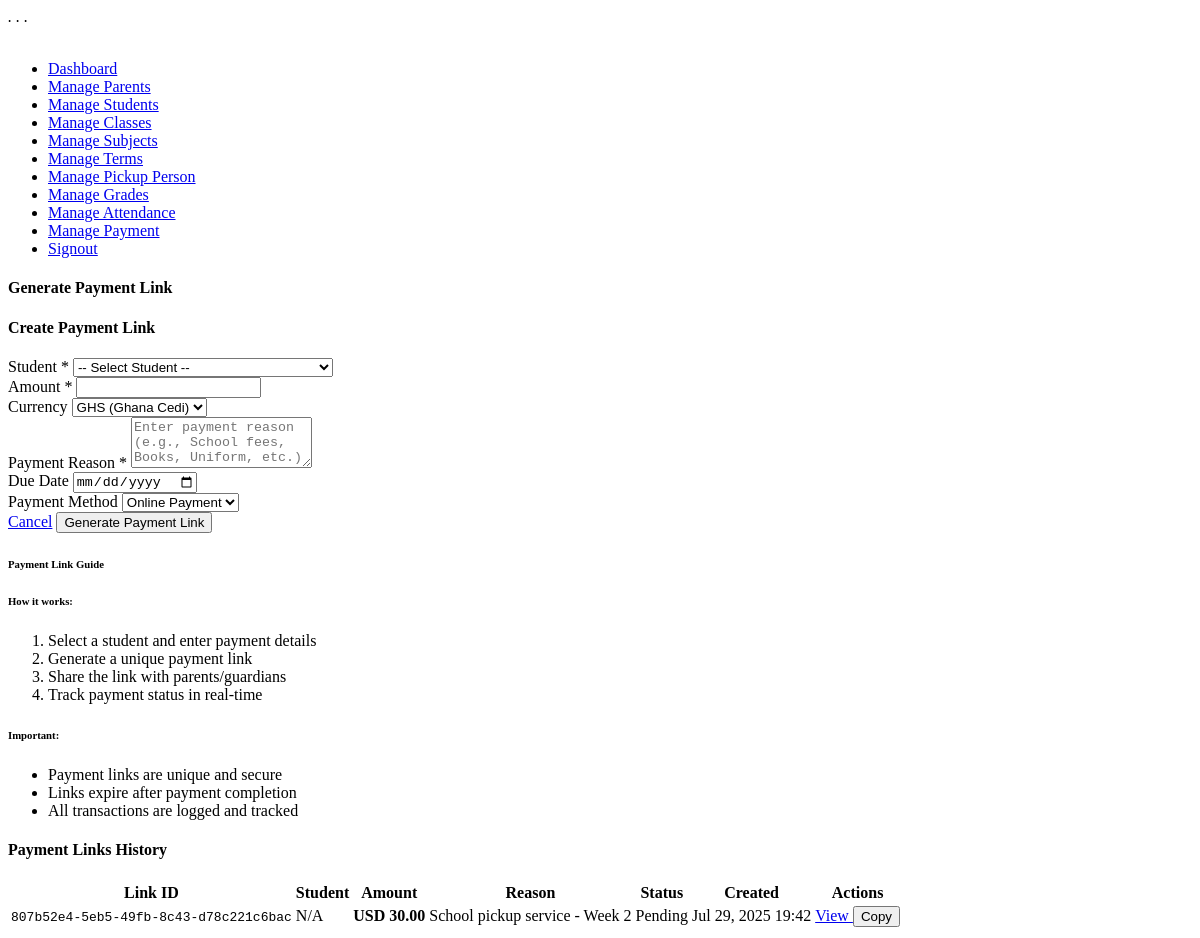
/generate_payment_link.php (signed in), run on the app's committed database.
### tables this page shows
CREATE TABLE `payments` (
  `id` int(11) NOT NULL,
  `payment_id` varchar(36) NOT NULL,
  `parent_id` varchar(36) NOT NULL,
  `child_id` varchar(36) NOT NULL,
  `amount` float NOT NULL,
  `currency` varchar(3) DEFAULT NULL,
  `status` varchar(20) DEFAULT NULL,
  `payment_method` varchar(50) DEFAULT NULL,
  `description` varchar(255) DEFAULT NULL,
  `journey_date` date NOT NULL,
  `created_at` datetime DEFAULT CURRENT_TIMESTAMP,
  `updated_at` datetime DEFAULT CURRENT_TIMESTAMP
);

### generate_payment_link.php (the view, shortened to what this page needs)
<?php
include 'db.php';
$links_query = "SELECT p.*, k.name as student_name, par.name as parent_name
                FROM payments p
                LEFT JOIN kids k ON p.child_id = k.id
                LEFT JOIN parents par ON p.parent_id = par.id
                WHERE p.status = 'pending'
                ORDER BY p.created_at DESC";
$links_result = $conn->query($links_query);
$payment_links = [];
if ($links_result) {
    while ($row = $links_result->fetch_assoc()) {
        $payment_links[] = $row;
    }
}
?>
<?php include "header.php" ?>
<div id="main-wrapper">
    <?php include "sidebar.php"; ?>
    <div class="content-body">
        <div class="container">
            <div class="page-title">
                <h4>Generate Payment Link</h4>
            </div>
            <div class="row">
                <div class="col-xl-8">
                    <div class="card">
                        <div class="card-header">
                            <h4 class="card-title">Create Payment Link</h4>
                        </div>
                        <div class="card-body">
                            <form method="POST" class="payment-form">
                                <div class="row">
                                    <div class="col-xl-6">
                                        <div class="mb-3">
                                            <label class="form-label">Student <span class="text-danger">*</span></label>
                                            <select name="student_id" class="form-select" required>
                                                <option value="">-- Select Student --</option>
                                            </select>
                                        </div>
                                        <div class="mb-3">
                                            <label class="form-label">Amount <span class="text-danger">*</span></label>
                                            <input type="number" name="amount" class="form-control" step="0.01" min="0" required
                                                   value="<?php echo htmlspecialchars($_POST['amount'] ?? ''); ?>">
                                        </div>
                                        <div class="mb-3">
                                            <label class="form-label">Currency</label>
                                            <select name="currency" class="form-select">
                                                <option value="GHS" <?php echo ($_POST['currency'] ?? 'GHS') == 'GHS' ? 'selected' : ''; ?>>GHS (Ghana Cedi)</option>
                                            </select>
                                        </div>
                                    </div>
                                    <div class="col-xl-6">
                                        <div class="mb-3">
                                            <label class="form-label">Payment Reason <span class="text-danger">*</span></label>
                                            <textarea name="reason" class="form-control" rows="3" required
                                                      placeholder="Enter payment reason (e.g., School fees, Books, Uniform, etc.)"><?php echo htmlspecialchars($_POST['reason'] ?? ''); ?></textarea>
                                        </div>
                                        <div class="mb-3">
                                            <label class="form-label">Due Date</label>
                                            <input type="date" name="due_date" class="form-control"
                                                   value="<?php echo htmlspecialchars($_POST['due_date'] ?? ''); ?>">
                                        </div>
                                        <div class="mb-3">
                                            <label class="form-label">Payment Method</label>
                                            <select name="payment_method" class="form-select">
                                                <option value="online" <?php echo ($_POST['payment_method'] ?? 'online') == 'online' ? 'selected' : ''; ?>>Online Payment</option>
                                            </select>
                                        </div>
                                    </div>
                                </div>
                                <div class="row">
                                    <div class="col-12">
                                        <div class="d-flex justify-content-end">
                                            <a href="manage_payment.php" class="btn btn-secondary me-2">Cancel</a>
                                            <button type="submit" class="btn btn-primary">
                                                <i class="ri-link me-2"></i>Generate Payment Link
                                            </button>
                                        </div>
                                    </div>
                                </div>
                            </form>
                        </div>
                    </div>
                </div>
                <div class="col-xl-4">
                    <div class="card">
                        <div class="card-header">
                            <h6 class="card-title mb-0">Payment Link Guide</h6>
                        </div>
                        <div class="card-body">
                            <div class="alert alert-info">
                                <h6><i class="ri-information-line me-2"></i>How it works:</h6>
                                <ol class="mb-0">
                                    <li>Select a student and enter payment details</li>
                                    <li>Generate a unique payment link</li>
                                    <li>Share the link with parents/guardians</li>
                                    <li>Track payment status in real-time</li>
                                </ol>
                            </div>
                            <div class="alert alert-warning">
                                <h6><i class="ri-alert-line me-2"></i>Important:</h6>
                                <ul class="mb-0">
                                    <li>Payment links are unique and secure</li>
                                    <li>Links expire after payment completion</li>
                                    <li>All transactions are logged and tracked</li>
                                </ul>
                            </div>
                        </div>
                    </div>
                </div>
            </div>
            <div class="row mt-4">
                <div class="col-12">
                    <div class="card">
                        <div class="card-header">
                            <h4 class="card-title">Payment Links History</h4>
                        </div>
                        <div class="card-body">
                            <div class="table-responsive">
                                <table class="table table-striped">
                                    <thead>
                                        <tr>
                                            <th>Link ID</th>
                                            <th>Student</th>
                                            <th>Amount</th>
                                            <th>Reason</th>
                                            <th>Status</th>
                                            <th>Created</th>
                                            <th>Actions</th>
                                        </tr>
                                    </thead>
                                    <tbody>
                                        <?php if (empty($payment_links)): ?>
                                        <tr>
                                            <td colspan="7" class="text-center text-muted">No payment links generated yet</td>
                                        </tr>
                                        <?php else: ?>
                                            <?php foreach ($payment_links as $link): ?>
                                            <tr>
                                                                                <td>
                                    <code><?php echo htmlspecialchars($link['payment_id']); ?></code>
                                </td>
                                                <td><?php echo htmlspecialchars($link['student_name'] ?? 'N/A'); ?></td>
                                                <td>
                                                    <strong><?php echo htmlspecialchars($link['currency']); ?> <?php echo number_format($link['amount'], 2); ?></strong>
                                                </td>
                                                <td><?php echo htmlspecialchars($link['description']); ?></td>
                                                <td>
                                                    <span class="badge bg-<?php
                                                        echo $link['status'] == 'paid' ? 'success' :
                                                            ($link['status'] == 'pending' ? 'warning' : 'danger');
                                                    ?>">
                                                        <?php echo ucfirst($link['status']); ?>
                                                    </span>
                                                </td>
                                                <td><?php echo date('M d, Y H:i', strtotime($link['created_at'])); ?></td>
                                                <td>
                                                    <div class="btn-group btn-group-sm">
                                                                                                                 <a href="pay.php?link=<?php echo $link['payment_id']; ?>"
                                                            class="btn btn-outline-primary" target="_blank">
                                                             <i class="ri-external-link-line"></i> View
                                                         </a>
                                                         <button class="btn btn-outline-info"
                                                                 onclick="copyToClipboard('<?php echo "https://" . $_SERVER['HTTP_HOST'] . "/KidMate/pay.php?link=" . $link['payment_id']; ?>')">
                                                             <i class="ri-file-copy-line"></i> Copy
                                                         </button>
                                                    </div>
                                                </td>
                                            </tr>
                                            <?php endforeach; ?>
                                        <?php endif; ?>
                                    </tbody>
                                </table>
                            </div>
                        </div>
                    </div>
                </div>
            </div>
        </div>
    </div>
</div>
<?php include "footer.php" ?>

### data on the page
payments: payment "807b52e4-5eb5-49fb-8c43-d78c221c6bac", student_name "N/A", currency "USD", amount "30.00", description "School pickup service - Week 2", status "Pending", created_at "Jul 29, 2025 19:42"
